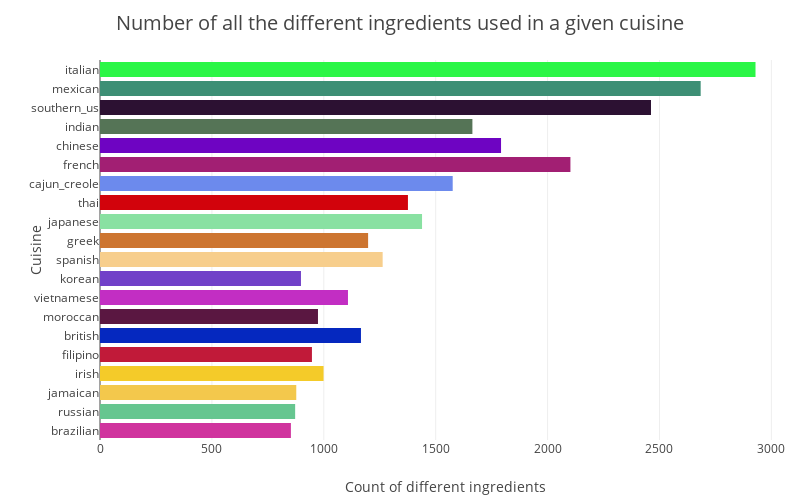

The notebook cell saved with this chart:
### Code cell
# Vizualize the results
trace = go.Bar(
            x=[i[1] for i in cuisineallingr],
            y= [i[0] for i in cuisineallingr],
            orientation = 'h',marker = dict(color = random_colours(20),
))
layout = go.Layout(
    xaxis = dict(title= 'Count of different ingredients', ),
    yaxis = dict(title='Cuisine',),
    title= 'Number of all the different ingredients used in a given cuisine', titlefont = dict(size = 20),
    margin=dict(l=100,r=10,b=60,t=60),
    width=800, height=500, 
)
data = [trace]
fig = go.Figure(data=data, layout=layout)
iplot(fig, filename='horizontal-bar')

### Figure 1 — Plotly figure (JSON) as saved in the notebook; plotly's stock layout.template omitted (floating-point values rounded to 4 significant figures)
{"data": [{"marker": {"color": ["#D0349E", "#66C690", "#F3C84C", "#F4CB29", "#C11A39", "#0528BF", "#5A1741", "#C22EC3", "#7141C8", "#F7CE8C", "#CD7530", "#89E1A2", "#D2030C", "#6C8AED", "#A21F73", "#6E04C2", "#557456", "#2C1132", "#3D8F75", "#2AF646"]}, "orientation": "h", "type": "bar", "uid": "71a08850-875c-4280-bed0-251aa07d5f77", "x": [853, 872, 877, 999, 947, 1166, 974, 1108, 898, 1263, 1198, 1439, 1376, 1576, 2102, 1792, 1664, 2462, 2684, 2929], "y": ["brazilian", "russian", "jamaican", "irish", "filipino", "british", "moroccan", "vietnamese", "korean", "spanish", "greek", "japanese", "thai", "cajun_creole", "french", "chinese", "indian", "southern_us", "mexican", "italian"]}], "layout": {"height": 500, "margin": {"b": 60, "l": 100, "r": 10, "t": 60}, "title": {"font": {"size": 20}, "text": "Number of all the different ingredients used in a given cuisine"}, "width": 800, "xaxis": {"title": {"text": "Count of different ingredients"}}, "yaxis": {"title": {"text": "Cuisine"}}}}
